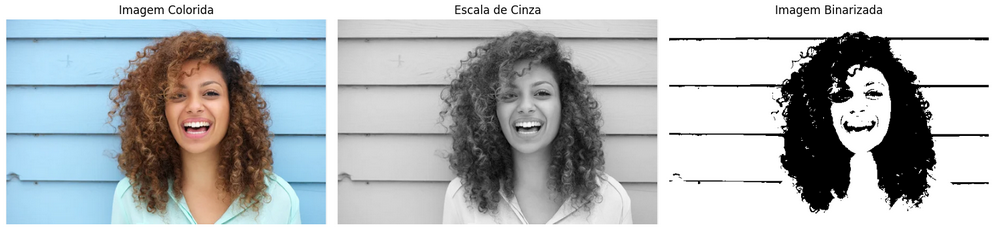
#> input picture 02_Redução de Dimensionalidade em Imagens para Redes Neurais/imagem.png, 999 x 234 px
$ jupyter execute 'Redução de Dimensionalidade em Imagens para Redes Neurais.ipynb'
#> lines starting #> are read from the running program, lines starting #| are printed output that depends on the picture; after the words box and inside, x2 and y2 are one past the last pixel; in counts of white or black regions, pixels touching at a corner belong together
# **🧠 Redução de Dimensionalidade em Imagens para Redes Neurais**

Este projeto demonstra como reduzir a complexidade de imagens para uso em redes neurais. A imagem colorida é convertida para escala de cinza e, em seguida, binarizada (preto e branco), simplificando os dados visuais.

Essas transformações facilitam o processamento pelas redes neurais, pois eliminam informações desnecessárias e reduzem a dimensionalidade da entrada, tornando o treinamento mais eficiente.

**✅ Passo 1 – Importar as bibliotecas no Python**

Essas bibliotecas permitem carregar, processar e exibir imagens. cv2 é do OpenCV e matplotlib.pyplot serve para mostrar imagens no Jupyter ou Colab.

[cell 1]
import cv2
import matplotlib.pyplot as plt

✅ **Passo 2 – Carregar a imagem**

Aqui você carrega uma imagem colorida do seu computador. O OpenCV vai ler no formato BGR (azul, verde, vermelho).

[cell 2]
# Lê a imagem colorida
imagem_colorida = cv2.imread("imagem.png")  # substitua pelo nome da sua imagem
#> imagem_colorida is the input picture: shape (234, 999, 3); mean B, G, R 186.5, 184.2, 179.6

✅ **Passo 3 – Converter para escala de cinza**

Essa conversão transforma a imagem colorida em tons de cinza (de 0 a 255), usando uma média ponderada das cores RGB.

[cell 3]
# Converte para escala de cinza
imagem_cinza = cv2.cvtColor(imagem_colorida, cv2.COLOR_BGR2GRAY)
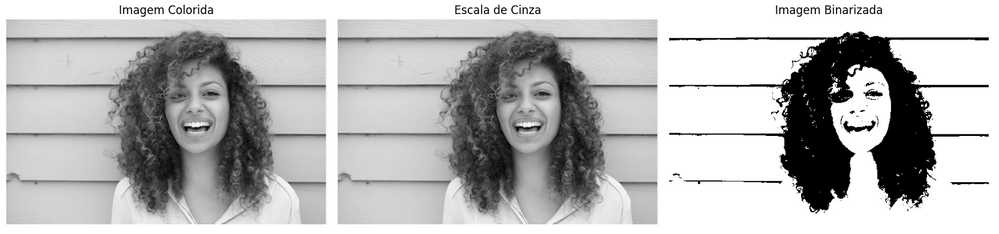
#> imagem_cinza: shape (234, 999); min 0, max 255, mean 183.1

✅ **Passo 4 – Aplicar binarização (Preto e Branco)**

A imagem cinza é transformada em preto e branco com base em um valor de corte (limiar). Pixels acima do limiar viram branco (255), os demais viram preto (0).

[cell 4]
# Define o limiar (threshold) para binarização
limiar = 127

# Aplica binarização: pixels acima do limiar viram 255, abaixo viram 0
_, imagem_binarizada = cv2.threshold(imagem_cinza, limiar, 255, cv2.THRESH_BINARY)
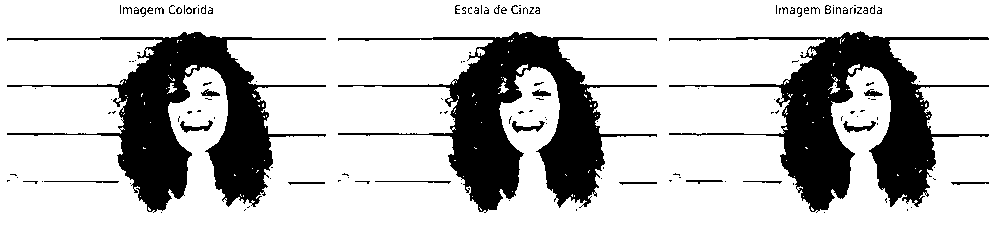
#> imagem_binarizada: shape (234, 999); 76.6% white; 145 black regions (110 under 20 px), largest, box (x1, y1, x2, y2) and area: (338, 32, 657, 213) 17441, (7, 32, 326, 213) 17420, (669, 31, 989, 213) 17376

✅ **Passo 5 – Exibir os resultados**

Esse trecho exibe as três versões da imagem: original, em tons de cinza e binarizada. Convertemos de BGR para RGB só para mostrar corretamente no Matplotlib.

[cell 5]
# Converte imagem colorida para RGB só para exibição correta com matplotlib
imagem_rgb = cv2.cvtColor(imagem_colorida, cv2.COLOR_BGR2RGB)

# Exibe as três imagens lado a lado
plt.figure(figsize=(15,5))

plt.subplot(1, 3, 1)
plt.title("Imagem Colorida")
plt.imshow(imagem_rgb)
plt.axis('off')

plt.subplot(1, 3, 2)
plt.title("Escala de Cinza")
plt.imshow(imagem_cinza, cmap='gray')
plt.axis('off')

plt.subplot(1, 3, 3)
plt.title("Imagem Binarizada")
plt.imshow(imagem_binarizada, cmap='gray')
plt.axis('off')

plt.tight_layout()
plt.show()
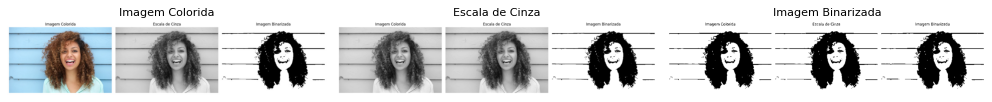
#> figure drawn by matplotlib, 3 panels
